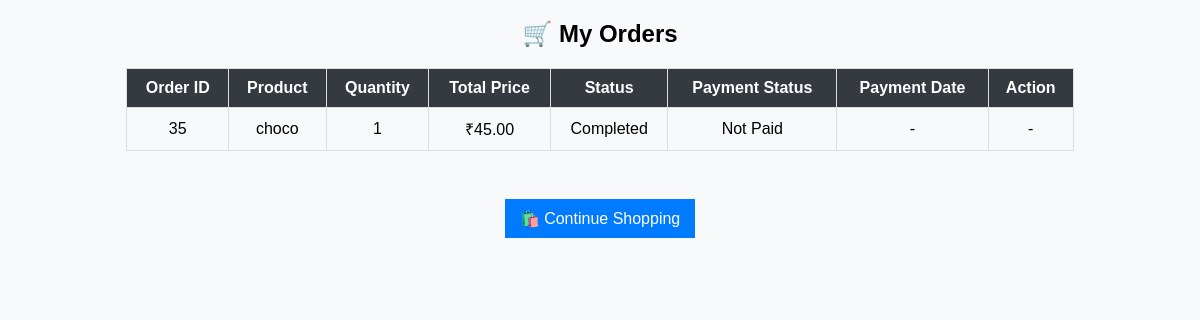
Screenshot of /customer_orders.php (signed in) with the database file from the repository.
### tables this page shows
CREATE TABLE `order_items` (
  `id` int NOT NULL AUTO_INCREMENT,
  `order_id` int NOT NULL,
  `product_id` int NOT NULL,
  `quantity` int NOT NULL,
  `price` decimal(10,2) NOT NULL,
  PRIMARY KEY (`id`),
  KEY `fk_order_items_orders` (`order_id`),
  KEY `fk_order_items_products` (`product_id`),
  CONSTRAINT `fk_order_items_orders` FOREIGN KEY (`order_id`) REFERENCES `orders` (`id`) ON DELETE CASCADE,
  CONSTRAINT `fk_order_items_products` FOREIGN KEY (`product_id`) REFERENCES `products` (`id`) ON DELETE CASCADE,
  CONSTRAINT `order_items_ibfk_1` FOREIGN KEY (`order_id`) REFERENCES `orders` (`id`) ON DELETE CASCADE,
  CONSTRAINT `order_items_ibfk_2` FOREIGN KEY (`product_id`) REFERENCES `products` (`id`) ON DELETE CASCADE
);

CREATE TABLE `orders` (
  `id` int NOT NULL AUTO_INCREMENT,
  `product_id` int DEFAULT NULL,
  `user_id` int NOT NULL,
  `total_price` decimal(10,2) NOT NULL,
  `order_date` timestamp NULL DEFAULT CURRENT_TIMESTAMP,
  `status` enum('Pending','Completed','Cancelled') DEFAULT 'Pending',
  PRIMARY KEY (`id`),
  KEY `product_id` (`product_id`),
  KEY `fk_orders_user` (`user_id`),
  CONSTRAINT `fk_orders_user` FOREIGN KEY (`user_id`) REFERENCES `user` (`id`) ON DELETE CASCADE,
  CONSTRAINT `orders_ibfk_1` FOREIGN KEY (`product_id`) REFERENCES `products` (`id`) ON DELETE CASCADE
);

CREATE TABLE `products` (
  `id` int NOT NULL AUTO_INCREMENT,
  `name` varchar(255) NOT NULL,
  `price` decimal(10,2) NOT NULL,
  `quantity` int NOT NULL,
  `supplier` varchar(255) NOT NULL,
  `created_at` timestamp NULL DEFAULT CURRENT_TIMESTAMP,
  `barcode` varchar(255) DEFAULT NULL,
  `category` varchar(255) NOT NULL,
  `image` varchar(255) DEFAULT NULL,
  PRIMARY KEY (`id`),
  UNIQUE KEY `barcode` (`barcode`)
);

### customer_orders.php (the view, shortened to what this page needs)
<?php
include('db.php');
$customer_id = $_SESSION['user_id'];
$query = "SELECT o.id, p.name AS product_name, oi.quantity, o.total_price, o.status,
                 pay.payment_status, pay.payment_date
          FROM orders o
          JOIN order_items oi ON o.id = oi.order_id
          JOIN products p ON oi.product_id = p.id
          LEFT JOIN payments pay ON o.id = pay.order_id
          WHERE o.user_id = $customer_id
          ORDER BY o.order_date DESC";
$result = $conn->query($query);
?>
<!DOCTYPE html>
<html lang="en">
<head>
</head>
<body>
    <h2>🛒 My Orders</h2>
    <?php if ($result->num_rows > 0) { ?>
        <table>
            <tr>
                <th>Order ID</th>
                <th>Product</th>
                <th>Quantity</th>
                <th>Total Price</th>
                <th>Status</th>
                <th>Payment Status</th>
                <th>Payment Date</th>
                <th>Action</th>
            </tr>
            <?php while ($row = $result->fetch_assoc()) { ?>
                <tr>
                    <td><?= htmlspecialchars($row['id']); ?></td>
                    <td><?= htmlspecialchars($row['product_name']); ?></td>
                    <td><?= htmlspecialchars($row['quantity']); ?></td>
                    <td>₹<?= number_format($row['total_price'], 2); ?></td>
                    <td><?= htmlspecialchars($row['status']); ?></td>
                    <td><?= isset($row['payment_status']) ? htmlspecialchars($row['payment_status']) : 'Not Paid'; ?></td>
                    <td><?= isset($row['payment_date']) ? htmlspecialchars($row['payment_date']) : '-'; ?></td>
                    <td>
                        <?php if ($row['status'] == 'Pending') { ?>
                            <form method="POST" action="cancel_order.php">
                                <input type="hidden" name="order_id" value="<?= htmlspecialchars($row['id']); ?>">
                                <button type="submit" class="btn-cancel" onclick="return confirm('Are you sure you want to cancel this order?');">Cancel</button>
                            </form>
                        <?php } else { ?>
                            -
                        <?php } ?>
                    </td>
                </tr>
            <?php } ?>
        </table>
    <?php } else { ?>
        <p>No orders found.</p>
    <?php } ?>
    <br>
    <a href="browse_products.php" class="btn-shop">🛍️ Continue Shopping</a>
</body>
</html>

### customer_orders.php (style rules this page uses)
body { font-family: Arial, sans-serif; background-color: #f8f9fa; text-align: center; }
table { width: 80%; margin: 20px auto; border-collapse: collapse; }
th, td { border: 1px solid #ddd; padding: 10px; text-align: center; }
th { background-color: #343a40; color: white; }
.btn-shop { text-decoration: none; background-color: #007bff; color: white; padding: 10px 15px; display: inline-block; margin-top: 10px; }

### rows the page displays
order_items: order "35", product.name "choco", quantity "1", order.total_price "45.00", order.status "Completed"
